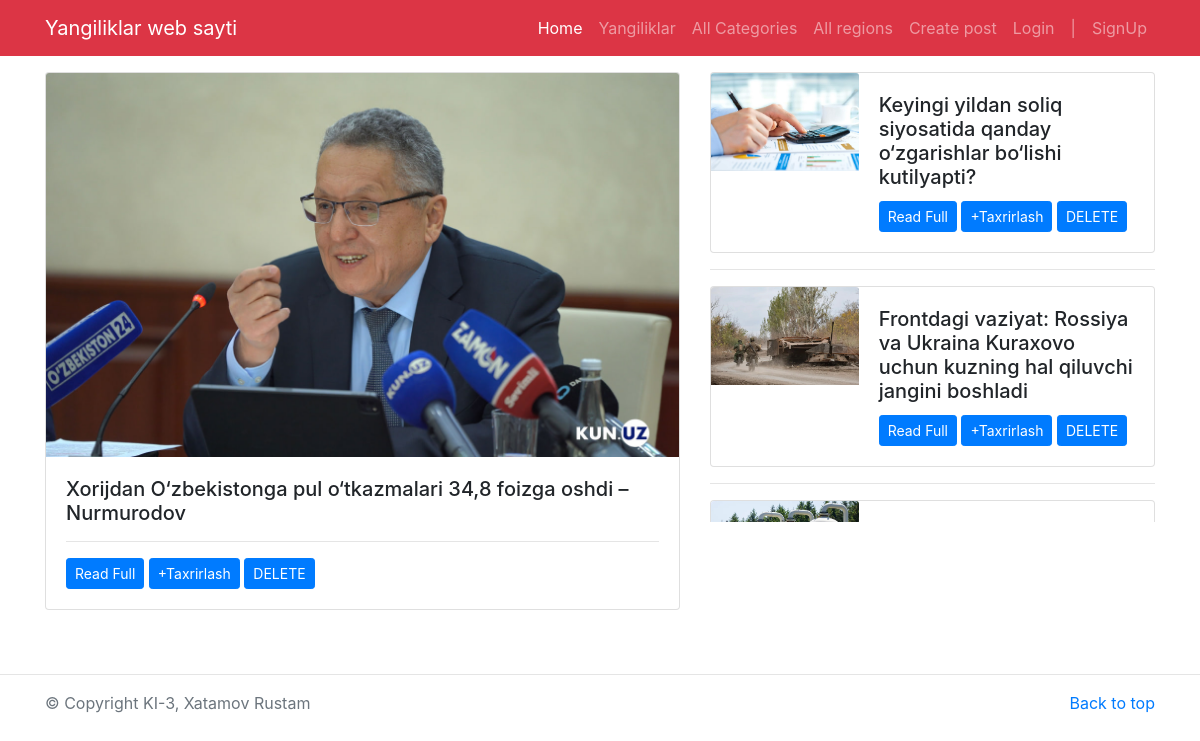
Before: / with the older database file.
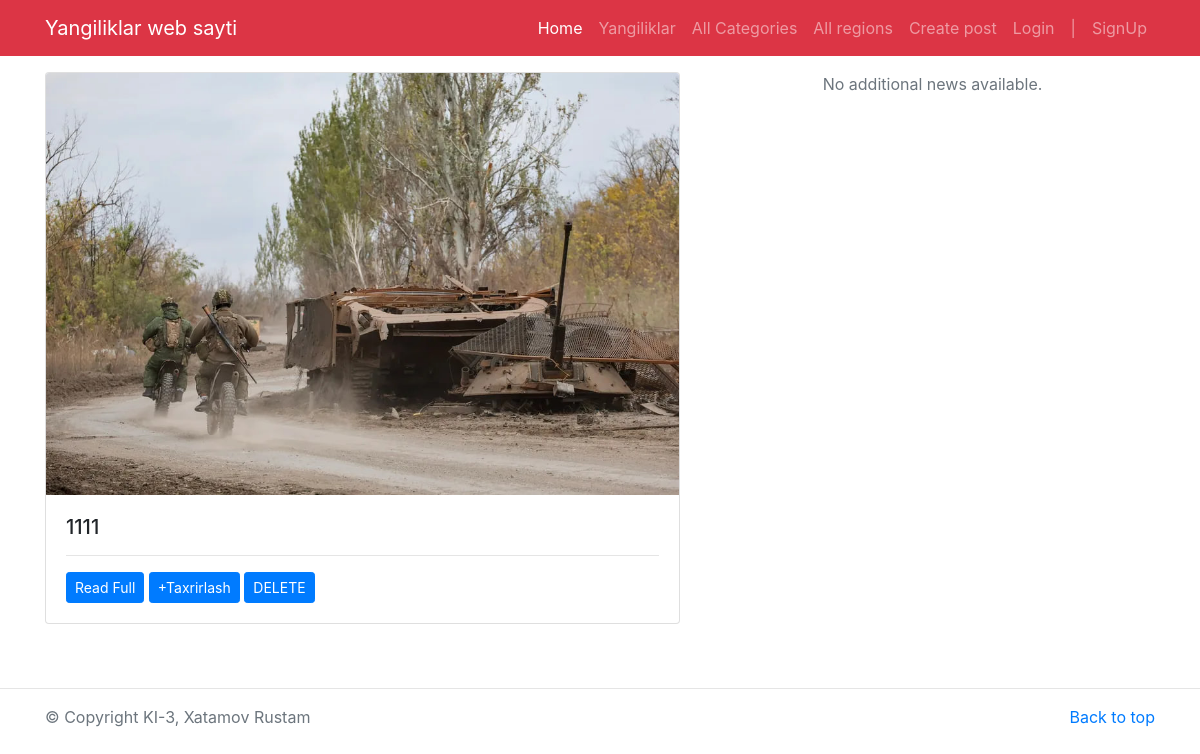
After: the same page with the newer database file.
### app/models.py (models this page shows, shortened)
class News(models.Model):
    category = models.ForeignKey(Category, on_delete=models.CASCADE, blank=True, null=True)
    region = models.ForeignKey(Region, on_delete=models.CASCADE, blank=True, null=True)
    title = models.CharField(max_length=200)
    body = models.TextField()
    date = models.DateField(auto_now=True)
    image = models.ImageField(upload_to='image/')
    author = models.ForeignKey(settings.AUTH_USER_MODEL, on_delete=models.CASCADE)

### app/views.py (the view)
# urls.py: path('', home, name='home'),
def home(request):
    first_news = News.objects.first()
    three_news = News.objects.all()[1:4]
    return render(request, 'home.html', {
        'first_news': first_news,
        'three_news': three_news,
    })

### templates/home.html
{% extends 'base.html' %}
{% block content%}
<main class="container mt-3 mb-5">
    {% if first_news %}
    <div class="row my-3">
        <div class="col-md-7">
            <div class="card mb-3">
                <img src="/media/{{first_news.image}}" class="card-img-top" alt="{{first_news.title}}">
                <div class="card-body">
                    <h5 class="card-title">{{first_news.title}}</h5>
                    <hr/>
                    <p class="card-text">
                        <a href="/detail/{{first_news.id}}" class="btn btn-sm btn-primary">Read Full</a>
                        <a href="{% url 'edit_post' first_news.pk %}" class="btn btn-sm btn-primary"> +Taxrirlash </a>
                        <a href="{% url 'delete_post' first_news.pk %}" class="btn btn-sm btn-primary"> DELETE </a>
                    </p>
                </div>
            </div>
        </div>
        <div class="col-md-5" style="max-height: 450px; overflow: auto;">
            {% if three_news %}
                {% for news in three_news %}
                <div class="card mb-2">
                    <div class="row no-gutters">
                        <div class="col-md-4">
                            <img src="/media/{{news.image}}" class="card-img-top" alt="{{news.title}}">
                        </div>
                        <div class="col-md-8">
                            <div class="card-body">
                                <h5 class="card-title">{{news.title}}</h5>
                                <p class="card-text">
                                    <a href="{% url 'detail' news.pk %}" class="btn btn-sm btn-primary">Read Full</a>
                                    <a href="{% url 'edit_post' news.pk %}" class="btn btn-sm btn-primary"> +Taxrirlash </a>
                                    <a href="{% url 'delete_post' news.pk %}" class="btn btn-sm btn-primary"> DELETE </a>
                                </p>
                            </div>
                        </div>
                    </div>
                </div>
                <hr/>
                {% endfor %}
            {% else %}
                <p class="text-muted text-center">No additional news available.</p>
            {% endif %}
        </div>
    </div>
    {% else %}
        <p class="text-center text-muted">No posts available to display.</p>
    {% endif %}
</main>
{% endblock %}

Changed rows visible on the page:
removed News: image (picture), title "Xorijdan O‘zbekistonga pul o‘tkazmalari 34,8 foizga oshdi – Nurmurodov"
removed News: image (picture), title "Keyingi yildan soliq siyosatida qanday o‘zgarishlar bo‘lishi kutilyapti?"
removed News: image (picture), title "Frontdagi vaziyat: Rossiya va Ukraina Kuraxovo uchun kuzning hal qiluvchi jangini boshladi"
removed News: image (picture)
added News: image (picture), title "1111"
Other visible differences:
text now shown: "No additional news available."
